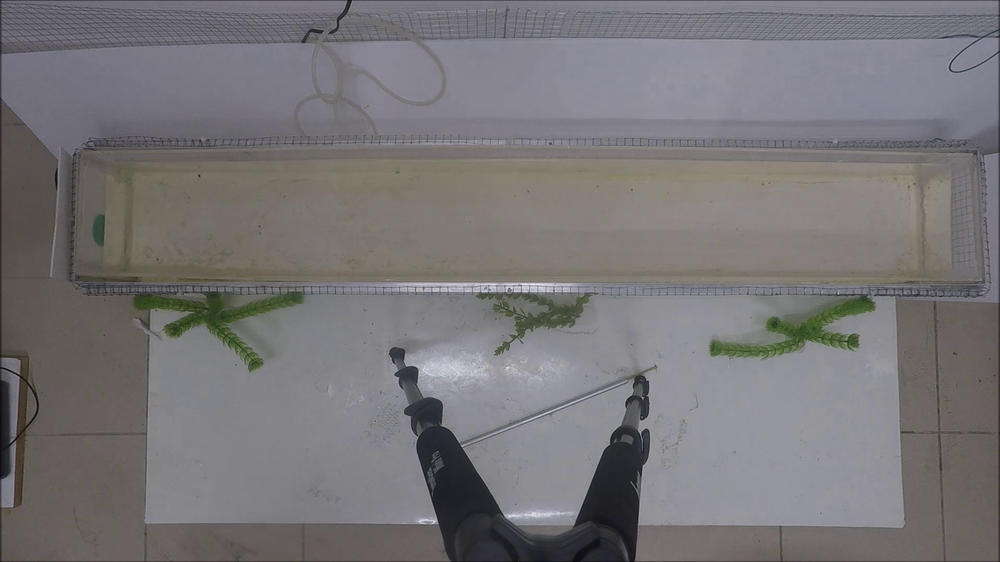
#> input picture back.png, 1000 x 562 px, shrunk from 1920 x 1080 before the run
$ python template.py --image ../back.png --video ../back.png   (Python 2 division)
#> lines starting #> are read from the running program, lines starting #| are printed output that depends on the picture
#!/usr/bin/env python

'''
TBD - enter output file name as arg
TBD - create templates
'''
# USAGE
# python scene_planner.py --video fish_video_example.mp4
# python scene_planner.py  # for use with camera

import argparse
import cv2
import random

# initialize the list of reference points and boolean indicating
# whether cropping is being performed or not
refPt = []
fish = []

cropping = False


def click_and_crop(event, x, y, flags, param):
    # grab references to the global variables
    global refPt, cropping

    # if the left mouse button was clicked, record the starting
    # (x, y) coordinates and indicate that cropping is being
    # performed
    if event == cv2.EVENT_LBUTTONDOWN:
        refPt = [(x, y)]
        cropping = True

    # check to see if the left mouse button was released
    elif event == cv2.EVENT_LBUTTONUP:
        # record the ending (x, y) coordinates and indicate that
        # the cropping operation is finished
        refPt.append((x, y))
        cropping = False


        ordered=[(min(refPt[0][0],refPt[1][0]),min(refPt[0][1],refPt[1][1]))]
        ordered.append((max(refPt[0][0],refPt[1][0]),max(refPt[0][1],refPt[1][1])))

        crop_img = image[ordered[0][1]:ordered[1][1], ordered[0][0]:ordered[1][0]]  # Crop from x, y, w, h -> 100, 200, 300, 400
        # NOTE: its img[y: y + h, x: x + w] and *not* img[x: x + w, y: y + h]
        cv2.imwrite("template.png", crop_img)
        cv2.waitKey(0)


# construct the argument parser and parse the arguments
ap = argparse.ArgumentParser()
ap.add_argument("-i", "--image", help="Path to the image")
ap.add_argument("-v", "--video", help="path to the (optional) video file")
args = vars(ap.parse_args())

# load the image, clone it, and setup the mouse callback function
# if a video path was not supplied, grab the reference
# to the webcam
if not args.get("video", False):
    video_capture = cv2.VideoCapture(0)

# otherwise, grab a reference to the video file
else:
    video_capture = cv2.VideoCapture(args["video"])

ret, image = video_capture.read()
#> image is the input picture: shape (562, 1000, 3); mean B, G, R 119.1, 116.7, 119.5

if(image is None):#check for empty frames
    print 'No Image'


# image = cv2.imread(args["image"])
clone = image.copy()
cv2.namedWindow("image")
cv2.setMouseCallback("image", click_and_crop)

# keep looping until the 'c' key is pressed
while True:

    # Write Text
    font = cv2.FONT_HERSHEY_SIMPLEX
    fontScale = 1
    fontColor = (255, 255, 255)
    lineType = 2

    cv2.putText(image, 'please mark your tanks',(50,50),font,fontScale,fontColor,lineType)
    cv2.putText(image, 'press "c" to finish and "r" to reset',(50,100),font,fontScale,fontColor,lineType)
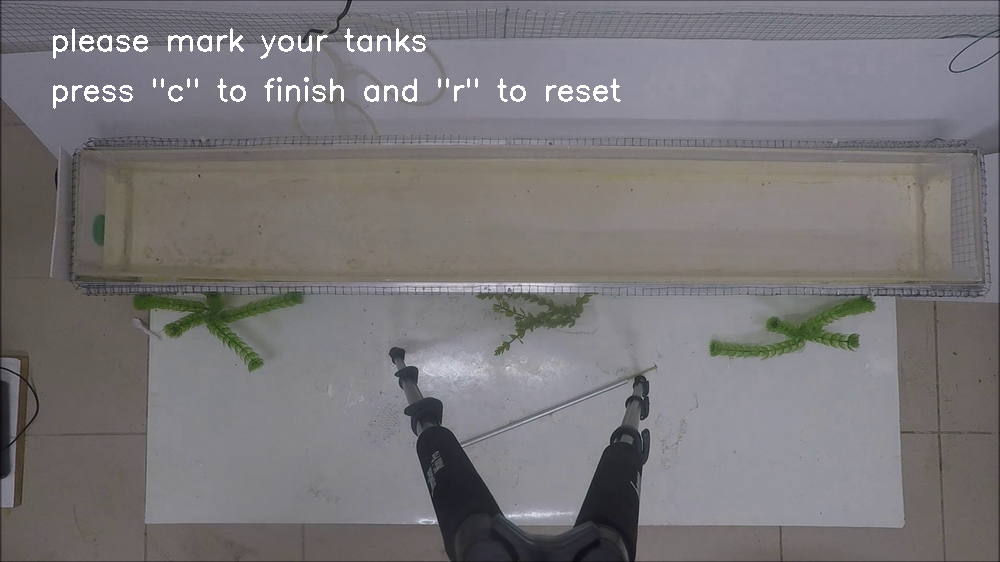
#> image: shape (562, 1000, 3); mean B, G, R 120.3, 118, 120.8
    ''
    # display the image and wait for a keypress
    cv2.imshow("image", image)
    key = cv2.waitKey(1) & 0xFF
#> (key Esc is pressed here)

    # if the 'r' key is pressed, reset the cropping region
    if key == ord("r"):
        image = clone.copy()

    # if the 'c' key is pressed, break from the loop
    elif key == ord("c"):
        break

# if there are two reference points, then crop the region of interest
# from the image and display it

if len(refPt) == 2:

    thefile = open('test.txt', 'w')

    for fishy in fish:
        print fishy
        thefile.write("%s\n" % fishy)

# close all open windows
cv2.destroyAllWindows()
